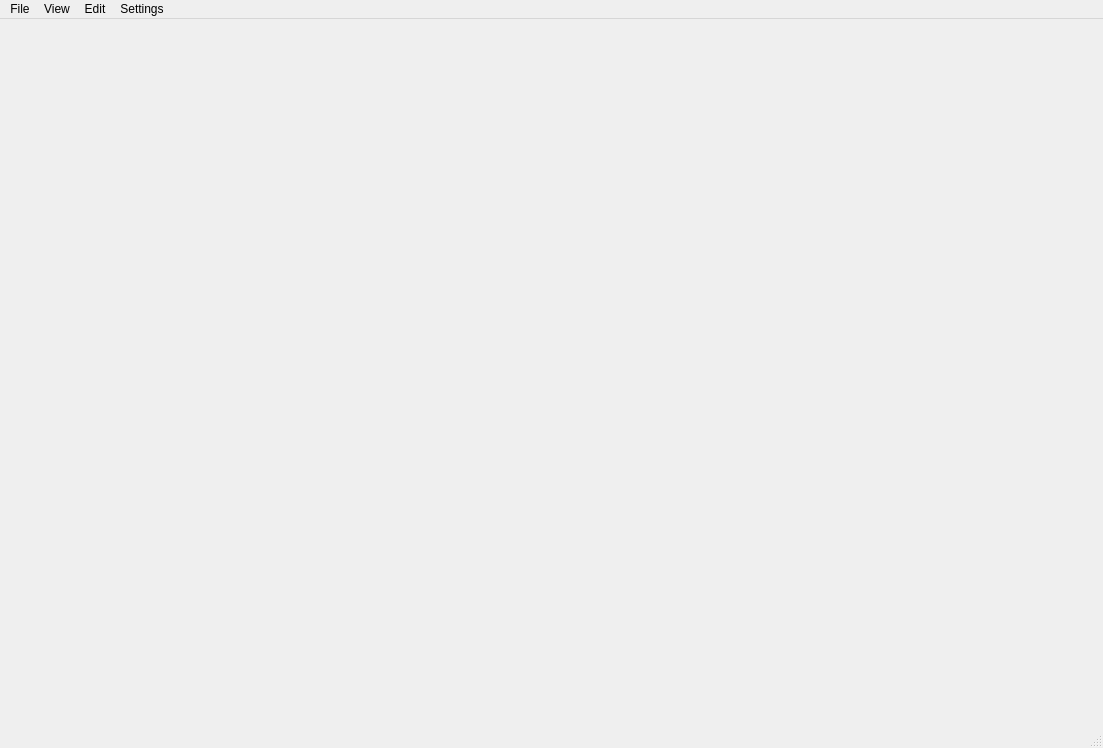
<?xml version="1.0" encoding="UTF-8"?>
<ui version="4.0">
 <class>MainWindow</class>
 <widget class="QMainWindow" name="MainWindow">
  <property name="geometry">
   <rect>
    <x>0</x>
    <y>0</y>
    <width>1103</width>
    <height>748</height>
   </rect>
  </property>
  <property name="windowTitle">
   <string>MainWindow</string>
  </property>
  <widget class="QWidget" name="centralwidget"/>
  <widget class="QMenuBar" name="menubar">
   <property name="geometry">
    <rect>
     <x>0</x>
     <y>0</y>
     <width>1103</width>
     <height>23</height>
    </rect>
   </property>
   <widget class="QMenu" name="menuFile">
    <property name="title">
     <string>File</string>
    </property>
   </widget>
   <widget class="QMenu" name="menuView">
    <property name="title">
     <string>View</string>
    </property>
   </widget>
   <widget class="QMenu" name="menuEdit">
    <property name="title">
     <string>Edit</string>
    </property>
   </widget>
   <widget class="QMenu" name="menuSettings">
    <property name="title">
     <string>Settings</string>
    </property>
   </widget>
   <addaction name="menuFile"/>
   <addaction name="menuView"/>
   <addaction name="menuEdit"/>
   <addaction name="menuSettings"/>
  </widget>
  <widget class="QStatusBar" name="statusbar"/>
 </widget>
 <resources/>
 <connections/>
</ui>
